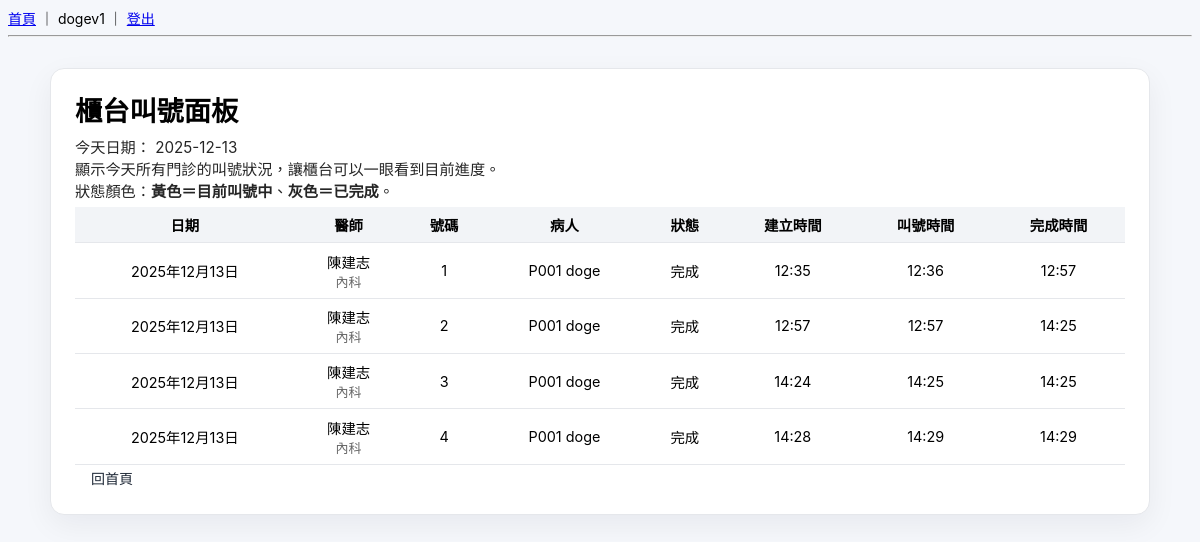
The page /queues/reception/ (signed in) on the database its author committed.
### queues/models.py (models this page shows, shortened)
class VisitTicket(models.Model):
    STATUS_WAITING   = "WAITING"   # 候診
    STATUS_CALLING   = "CALLING"   # 叫號中
    STATUS_IN_ROOM   = "IN_ROOM"   # 看診中
    STATUS_DONE      = "DONE"      # 完成
    STATUS_NO_SHOW   = "NO_SHOW"   # 過號 / 未到
    STATUS_CHOICES = [
        (STATUS_WAITING, "候診"),
        (STATUS_CALLING, "叫號中"),
        (STATUS_IN_ROOM, "看診中"),
        (STATUS_DONE, "完成"),
        (STATUS_NO_SHOW, "未到"),
    ]
    appointment = models.OneToOneField(
        Appointment,
        null=True,
        blank=True,
        on_delete=models.SET_NULL,
    )
    patient = models.ForeignKey(Patient, on_delete=models.CASCADE)
    doctor = models.ForeignKey(Doctor, on_delete=models.CASCADE)
    date = models.DateField()
    number = models.IntegerField("號碼")
    status = models.CharField(
        max_length=20,
        choices=STATUS_CHOICES,
        default=STATUS_WAITING,
    )
    created_at = models.DateTimeField(default=timezone.now)
    called_at = models.DateTimeField(null=True, blank=True)
    finished_at = models.DateTimeField(null=True, blank=True)
    is_skipped = models.BooleanField(default=False)      # 是否已過號
    call_count = models.PositiveIntegerField(default=0)  # 被叫了幾次
    class Meta:
        unique_together = [("doctor", "date", "number")]
        ordering = ["date", "doctor", "number"]

### doctors/models.py (models this page shows, shortened)
class Doctor(models.Model):
    name = models.CharField("姓名", max_length=50)
    department = models.CharField("科別", max_length=50)
    room = models.CharField("診間", max_length=20, blank=True)
    user = models.OneToOneField(
        User, null=True, blank=True, on_delete=models.SET_NULL, verbose_name="使用者帳號"
    )
    is_active = models.BooleanField("啟用", default=True)
    class Meta:
        verbose_name = "醫師"
        verbose_name_plural = "醫師"

### patients/models.py (models this page shows, shortened)
class Patient(models.Model):
    GENDER_MALE = "M"
    GENDER_FEMALE = "F"
    GENDER_OTHER = "O"
    GENDER_CHOICES = [
        (GENDER_MALE, "男"),
        (GENDER_FEMALE, "女"),
        (GENDER_OTHER, "其他 / 不透露"),
    ]
    BLOOD_A = "A"
    BLOOD_B = "B"
    BLOOD_AB = "AB"
    BLOOD_O = "O"
    BLOOD_UNKNOWN = "UNK"
    BLOOD_TYPE_CHOICES = [
        (BLOOD_A, "A 型"),
        (BLOOD_B, "B 型"),
        (BLOOD_AB, "AB 型"),
        (BLOOD_O, "O 型"),
        (BLOOD_UNKNOWN, "未知"),
    ]
    full_name = models.CharField("姓名", max_length=50)
    national_id = models.CharField("身分證", max_length=10, unique=True)
    nhi_no = models.CharField("健保卡號", max_length=20, blank=True)
    gender = models.CharField(
        "性別",
        max_length=1,
        choices=GENDER_CHOICES,
        blank=True,
    )
    birth_date = models.DateField("生日")
    blood_type = models.CharField(
        "血型",
        max_length=3,
        choices=BLOOD_TYPE_CHOICES,
        default=BLOOD_UNKNOWN,
        blank=True,
    )
    phone = models.CharField("電話", max_length=20, blank=True)
    email = models.EmailField("Email", max_length=100, blank=True)
    address = models.CharField("地址", max_length=200, blank=True)
    height_cm = models.PositiveIntegerField("身高（cm）", null=True, blank=True)
    weight_kg = models.DecimalField(
        "體重（kg）",
        max_digits=5,
        decimal_places=1,
        null=True,
        blank=True,
    )
    allergies = models.TextField(
        "過敏史",
        blank=True,
        help_text="例如：藥物過敏、食物過敏等",
    )
    chronic_diseases = models.TextField(
        "慢性疾病 / 重要病史",
        blank=True,
        help_text="例如：高血壓、糖尿病、心臟病等",
    )
    family_disease_notes = models.TextField(
    "家族病史",
    blank=True,
    null=True,
    help_text="例如：父母高血壓、糖尿病、遺傳疾病等",
    )
    other_risk_notes = models.TextField(
    "其他風險備註",
    blank=True,
    null=True,
    )
    emergency_contact_name = models.CharField("緊急聯絡人姓名", max_length=50, blank=True)
    emergency_contact_phone = models.CharField("緊急聯絡人電話", max_length=20, blank=True)
    emergency_contact_relation = models.CharField(
        "與病人關係",
        max_length=50,
        blank=True,
        help_text="例如：父、母、配偶、子女、朋友",
    )
    chart_no = models.CharField(
        "病歷號",
        max_length=20,
        unique=True,
        blank=True,
        editable=False,
    )
    note = models.TextField("其他備註", blank=True)
    created_at = models.DateTimeField("建立時間", auto_now_add=True)
    updated_at = models.DateTimeField("最後更新時間", auto_now=True)
    class Meta:
        verbose_name = "病人"
        verbose_name_plural = "病人"
        ordering = ["chart_no"]
    def __str__(self):
        return f"{self.chart_no} {self.full_name}"

### queues/views.py (the view)
# urls.py: path("reception/", views.reception_panel, name="reception_panel"),
@group_required("RECEPTION")
def reception_panel(request):
    today = timezone.localdate()
    tickets = VisitTicket.objects.filter(date=today).order_by("doctor__name", "number")
    return render(request, "queues/reception.html", {"tickets": tickets})

### common/utils.py (called while the page is built)
def group_required(group_name):
    def decorator(view_func):
        decorated_view_func = user_passes_test(
            lambda u: u.is_authenticated and u.groups.filter(name=group_name).exists()
        )(view_func)
        return decorated_view_func
    return decorator

### templates/queues/reception.html (shortened to what this page needs)
{% extends "base.html" %}
{% block content %}
<div class="app-page">
    <div class="app-card">
        <div class="d-flex justify-content-between align-items-baseline mb-1">
            <div class="app-page-title">櫃台叫號面板</div>
            <div class="app-page-subtitle">
                今天日期：
                {% if tickets %}
                    {{ tickets.0.date|date:"Y-m-d" }}
                {% else %}
                    -
                {% endif %}
            </div>
        </div>
        <div class="mb-2 app-page-subtitle">
            顯示今天所有門診的叫號狀況，讓櫃台可以一眼看到目前進度。<br>
            狀態顏色：<strong>黃色＝目前叫號中</strong>、<strong>灰色＝已完成</strong>。
        </div>
        <div class="app-table-wrap">
            <table class="app-table">
                <thead>
                    <tr>
                        <th>日期</th>
                        <th>醫師</th>
                        <th>號碼</th>
                        <th>病人</th>
                        <th>狀態</th>
                        <th>建立時間</th>
                        <th>叫號時間</th>
                        <th>完成時間</th>
                    </tr>
                </thead>
                <tbody>
                    {% if tickets %}
                        {% for t in tickets %}
                            <tr class="status-{{ t.status|lower }}">
                                <td>{{ t.date }}</td>
                                <td>
                                    {{ t.doctor.name }}
                                    {% if t.doctor.department %}
                                        <br>
                                        <span style="font-size: 13px; color:#666;">
                                            {{ t.doctor.department }}
                                        </span>
                                    {% endif %}
                                </td>
                                <td>{{ t.number }}</td>
                                <td>{{ t.patient }}</td>
                                <td>{{ t.get_status_display }}</td>
                                <td>{{ t.created_at|date:"H:i" }}</td>
                                <td>
                                    {% if t.called_at %}
                                        {{ t.called_at|date:"H:i" }}
                                    {% else %}
                                        -
                                    {% endif %}
                                </td>
                                <td>
                                    {% if t.finished_at %}
                                        {{ t.finished_at|date:"H:i" }}
                                    {% else %}
                                        -
                                    {% endif %}
                                </td>
                            </tr>
                        {% endfor %}
                    {% else %}
                        <tr>
                            <td colspan="8">今天還沒有任何叫號資料。</td>
                        </tr>
                    {% endif %}
                </tbody>
            </table>
        </div>
        <div class="mt-3">
            <a href="{% url 'index' %}" class="btn btn-outline-secondary btn-sm">回首頁</a>
        </div>
    </div>
</div>
{% endblock %}

### templates/base.html (shortened to what this page needs)
<!DOCTYPE html>
{% load static %}
<html lang="zh-Hant">
<head>
  <link rel="stylesheet" href="{% static 'css/app.css' %}">
  <link rel="stylesheet" href="{% static 'css/hospital_theme.css' %}">
</head>
<body>
  <div>
    <a href="/">首頁</a>
    {% if user.is_authenticated %}
      ｜ {{ user.username }} ｜ <a href="/logout/">登出</a>
    {% else %}
      ｜ <a href="/login/">登入</a>
    {% endif %}
  </div>
  <hr>
  {% block content %}{% endblock %}
</body>
</html>

### static/CSS/app.css (style rules this page uses)
.app-page { max-width: 1100px; margin: 0 auto; padding: 1.5rem 0 2rem; }
.app-page-title { font-size: 1.7rem; font-weight: 700; margin-bottom: 0.4rem; }
.app-page-subtitle { font-size: 0.95rem; opacity: 0.85; }
.app-card { background: #ffffff; border-radius: 14px; border: 1px solid #e5e7eb; padding: 1.25rem 1.5rem; margin-bottom: 1.25rem; box-shadow: 0 10px 30px rgba(15, 23, 42, 0.06); }
.app-table-wrap { width: 100%; overflow-x: auto; margin-top: 0.35rem; }
.app-table { width: 100%; border-collapse: collapse; font-size: 0.9rem; }
.app-table th, .app-table td { padding: 0.45rem 0.6rem; border-bottom: 1px solid #e5e7eb; text-align: center; white-space: nowrap; }
.app-table th { font-weight: 600; background: rgba(148, 163, 184, 0.12); }
.btn-sm { font-size: 12px; padding: 3px 9px; }

### static/CSS/hospital_theme.css (style rules this page uses)
body { background-color: #f5f7fb; font-family: -apple-system, BlinkMacSystemFont, "Segoe UI", "Noto Sans TC", "Microsoft JhengHei", system-ui, sans-serif; font-size: 14px; }
.btn { display: inline-flex; align-items: center; justify-content: center; padding: 6px 14px; border-radius: 999px; border: 1px solid #d2d7e5; background-color: #ffffff; color: #1f2937; font-size: 0.9rem; line-height: 1.2; text-decoration: none; cursor: pointer; white-space: nowrap; gap: 6px; transition: background-color 0.15s ease, border-color 0.15s ease, box-shadow 0.15s ease, transform 0.05s ease; }
.btn-sm { padding: 4px 10px; font-size: 0.8rem; }
.btn-sm { font-size: 12px; padding: 3px 9px; }
.btn { display: inline-flex; align-items: center; gap: 6px; padding: 6px 16px; font-size: 14px; border-radius: 8px; font-weight: 500; text-decoration: none; border: none; cursor: pointer; transition: 0.15s; }

### rows shown on the page
VisitTicket: date "2025-12-13", date "2025年12月13日", doctor.name "陳建志", doctor.department "內科", number "1", patient "P001 doge", status "完成", created_at "12:35", called_at "12:36", finished_at "12:57"
VisitTicket: date "2025年12月13日", doctor.name "陳建志", doctor.department "內科", number "2", patient "P001 doge", status "完成", created_at "12:57", called_at "12:57", finished_at "14:25"
VisitTicket: date "2025年12月13日", doctor.name "陳建志", doctor.department "內科", number "3", patient "P001 doge", status "完成", created_at "14:24", called_at "14:25", finished_at "14:25"
VisitTicket: date "2025年12月13日", doctor.name "陳建志", doctor.department "內科", number "4", patient "P001 doge", status "完成", created_at "14:28", called_at "14:29", finished_at "14:29"

### other values the page prints
{{ user.username }} "dogev1"
